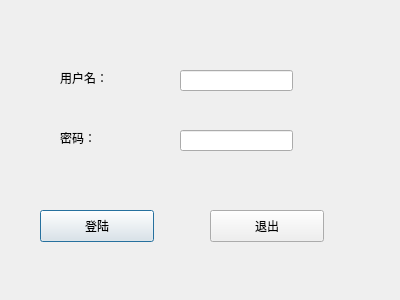
<?xml version="1.0" encoding="UTF-8"?>
<ui version="4.0">
 <class>Dialog</class>
 <widget class="QDialog" name="Dialog">
  <property name="geometry">
   <rect>
    <x>0</x>
    <y>0</y>
    <width>400</width>
    <height>300</height>
   </rect>
  </property>
  <property name="windowTitle">
   <string>Dialog</string>
  </property>
  <widget class="QLineEdit" name="usrlineedit">
   <property name="geometry">
    <rect>
     <x>180</x>
     <y>70</y>
     <width>113</width>
     <height>21</height>
    </rect>
   </property>
  </widget>
  <widget class="QLineEdit" name="pwdlineedit">
   <property name="geometry">
    <rect>
     <x>180</x>
     <y>130</y>
     <width>113</width>
     <height>21</height>
    </rect>
   </property>
  </widget>
  <widget class="QLabel" name="label">
   <property name="geometry">
    <rect>
     <x>60</x>
     <y>70</y>
     <width>59</width>
     <height>16</height>
    </rect>
   </property>
   <property name="text">
    <string>用户名：</string>
   </property>
  </widget>
  <widget class="QLabel" name="label_2">
   <property name="geometry">
    <rect>
     <x>60</x>
     <y>130</y>
     <width>59</width>
     <height>16</height>
    </rect>
   </property>
   <property name="text">
    <string>密码：</string>
   </property>
  </widget>
  <widget class="QPushButton" name="loginbtn">
   <property name="geometry">
    <rect>
     <x>40</x>
     <y>210</y>
     <width>114</width>
     <height>32</height>
    </rect>
   </property>
   <property name="text">
    <string>登陆</string>
   </property>
  </widget>
  <widget class="QPushButton" name="exitbtn">
   <property name="geometry">
    <rect>
     <x>210</x>
     <y>210</y>
     <width>114</width>
     <height>32</height>
    </rect>
   </property>
   <property name="text">
    <string>退出</string>
   </property>
  </widget>
 </widget>
 <resources/>
 <connections/>
</ui>
